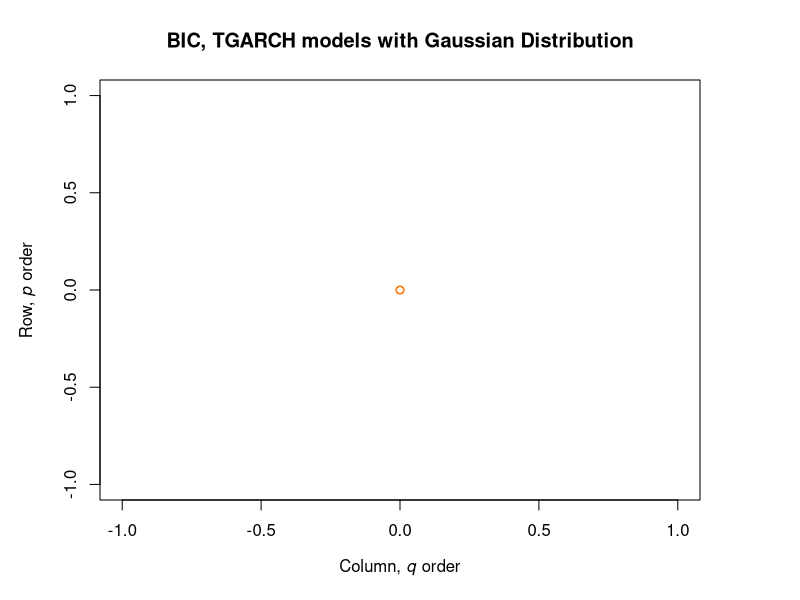

Source code (R): (Note: this script raises an error after producing the figure.)
# Determining tGARCH for normal distribution using AIC
bic_tgarch_norm = matrix(0,5,5)
for (i in 1:5) {
  for (j in 1:5) {
    tryCatch({
      tgarch_spec = ugarchspec(variance.model = list(garchOrder=c(i,j), 
                                                     model = "fGARCH", submodel = "TGARCH"), 
                               mean.model = list(armaOrder=c(0,0),
                                                 include.mean = TRUE),
                               distribution.model = "norm")
      tgarch_fit = ugarchfit(spec=tgarch_spec, data=returns, 
                             solver = "gosolnp",
                             solver.control=list(trace = 1))
      bic_tgarch_norm[i,j] = infocriteria(tgarch_fit)[2]
    }, error=function(e){cat("ERROR :",conditionMessage(e), "\n")})
  }
}

bic_tgarch_norm
which(min(bic_tgarch_norm) == bic_tgarch_norm)

par(mar=c(5, 5, 4, 5))
plot(bic_tgarch_norm, col=heat.colors(n = 10, alpha = 0.9), digits = 4,
     main = "BIC, TGARCH models with Gaussian Distribution",
     xlab = expression(paste("Column, ", italic("q"), " order")), 
     ylab = expression(paste("Row, ", italic("p"), " order")))
dev.off

# Model specification
tgarchspec_norm = ugarchspec(mean.model = list(armaOrder = c(0,0), 
                                                 include.mean = TRUE), 
                               variance.model = list(garchOrder = c(1,1), 
                                                     model = "fGARCH", submodel = "TGARCH"),
                               distribution.model = "norm")
tgarchfit_norm = ugarchfit(data = returns, spec = tgarchspec_norm, solver = "gosolnp",
                             solver.control=list(trace = 1))
tgarchfit_norm
plot(tgarchfit_norm)

# Model validation
par(mfrow = c(1,2))
acf(tgarchfit_norm@fit$z, main = "ACF of the standardized residuals") # acf of the standardized residuals
acf(tgarchfit_norm@fit$z,  main = "ACF of the squared standardized residuals") # acf of (standardized residuals)^2 
dev.off
par(mfrow = c(1,2))
plot(tgarchfit_norm, which = 9) # QQ plot of the standardized residuals
plot(tgarchfit_norm, which = 8)
dev.off
#-------------------------------------------------------------------------------

# Determining tGARCH for sstd distribution using BIC
bic_tgarch_sstd = matrix(0,5,5)
for (i in 1:5) {
  for (j in 1:5) {
    tryCatch({
      tgarch_spec = ugarchspec(variance.model = list(garchOrder=c(i,j), 
                                                     model = "fGARCH", submodel = "TGARCH"), 
                               mean.model = list(armaOrder=c(0,0),
                                                 include.mean = TRUE),
                               distribution.model = "sstd")
      tgarch_fit = ugarchfit(spec=tgarch_spec, data=returns, 
                             solver = "gosolnp",
                             solver.control=list(trace = 1))
      bic_tgarch_sstd[i,j] = infocriteria(tgarch_fit)[2]
    }, error=function(e){cat("ERROR :",conditionMessage(e), "\n")})
  }
}

bic_tgarch_sstd
which(min(bic_tgarch_sstd) == bic_tgarch_sstd)

par(mar=c(5, 5, 4, 5))
plot(bic_tgarch_sstd, col=heat.colors(n = 10, alpha = 0.9), digits = 4,
     main = "BIC, TGARCH models with skewed student's t-distribution",
     xlab = expression(paste("Column, ", italic("q"), " order")), 
     ylab = expression(paste("Row, ", italic("p"), " order")))
dev.off


# Model specification
tgarchspec_sstd = ugarchspec(mean.model = list(armaOrder = c(0,0), 
                                                 include.mean = TRUE), 
                               variance.model = list(garchOrder = c(1,1), 
                                                     model = "fGARCH", submodel = "TGARCH"),
                               distribution.model = "sstd")
tgarchfit_sstd = ugarchfit(data = returns, spec = tgarchspec_sstd, solver = "gosolnp",
                             solver.control=list(trace = 1))
tgarchfit_sstd

plot(tgarchfit_sstd)
# Model validation
par(mfrow = c(1,2))
acf(tgarchfit_sstd@fit$z, main = "ACF of the standardized residuals") # acf of the standardized residuals
acf(tgarchfit_sstd@fit$z,  main = "ACF of the squared standardized residuals") # acf of (standardized residuals)^2 
dev.off
par(mfrow = c(1,2))
plot(tgarchfit_sstd, which = 9) # QQ plot of the standardized residuals
plot(tgarchfit_sstd, which = 8)
dev.off
#-------------------------------------------------------------------------------

# Determining eGARCH for ged distribution using BIC
bic_tgarch_ged = matrix(0,5,5)
for (i in 1:5) {
  for (j in 1:5) {
    tryCatch({
      tgarch_spec = ugarchspec(variance.model = list(garchOrder=c(i,j), 
                                                     model = "fGARCH", submodel = "TGARCH"), 
                               mean.model = list(armaOrder=c(0,0),
                                                 include.mean = TRUE),
                               distribution.model = "ged")
      tgarch_fit = ugarchfit(spec=tgarch_spec, data=returns, 
                             solver = "gosolnp",
                             solver.control=list(trace = 1))
      bic_tgarch_ged[i,j] = infocriteria(tgarch_fit)[2]
    }, error=function(e){cat("ERROR :",conditionMessage(e), "\n")})
  }
}

bic_tgarch_ged
which(min(bic_tgarch_ged) == bic_tgarch_ged)

par(mar=c(5, 5, 4, 5))
plot(bic_tgarch_ged, col=heat.colors(n = 10, alpha = 0.9), digits = 4,
     main = "BIC, TGARCH models with generalized error distribution",
     xlab = expression(paste("Column, ", italic("q"), " order")), 
     ylab = expression(paste("Row, ", italic("p"), " order")))
dev.off


# Model specification
tgarchspec_ged = ugarchspec(mean.model = list(armaOrder = c(0,0), 
                                                include.mean = TRUE), 
                              variance.model = list(garchOrder = c(1,1), 
                                                    model = "fGARCH", submodel = "TGARCH"),
                              distribution.model = "ged")
tgarchfit_ged = ugarchfit(data = returns, spec = tgarchspec_ged, solver = "gosolnp",
                            solver.control=list(trace = 1))
tgarchfit_ged

# Model validation
par(mfrow = c(1,2))
acf(tgarchfit_ged@fit$z, main = "ACF of the standardized residuals") # acf of the standardized residuals
acf(tgarchfit_ged@fit$z,  main = "ACF of the squared standardized residuals") # acf of (standardized residuals)^2 
dev.off
par(mfrow = c(1,2))
plot(tgarchfit_ged, which = 9) # QQ plot of the standardized residuals
plot(tgarchfit_ged, which = 8)
dev.off

# Simulations
# SSTD
sim = ugarchsim(fit = tgarch11fit_sstd, n.sim = length(returns), n.start = 0, m.sim = 1000, rseed = NA)
kurt = kurtosis(sim@simulation$seriesSim)
mean(t(kurt))

# Normal
sim = ugarchsim(fit = tgarch41fit_norm, n.sim = length(returns), n.start = 0, m.sim = 1000, rseed = NA)
kurt = kurtosis(sim@simulation$seriesSim)
mean(t(kurt))

# GED
sim = ugarchsim(fit = tgarch21fit_ged, n.sim = length(returns), n.start = 0, m.sim = 1000, rseed = NA)
kurt = kurtosis(sim@simulation$seriesSim)
mean(t(kurt))
